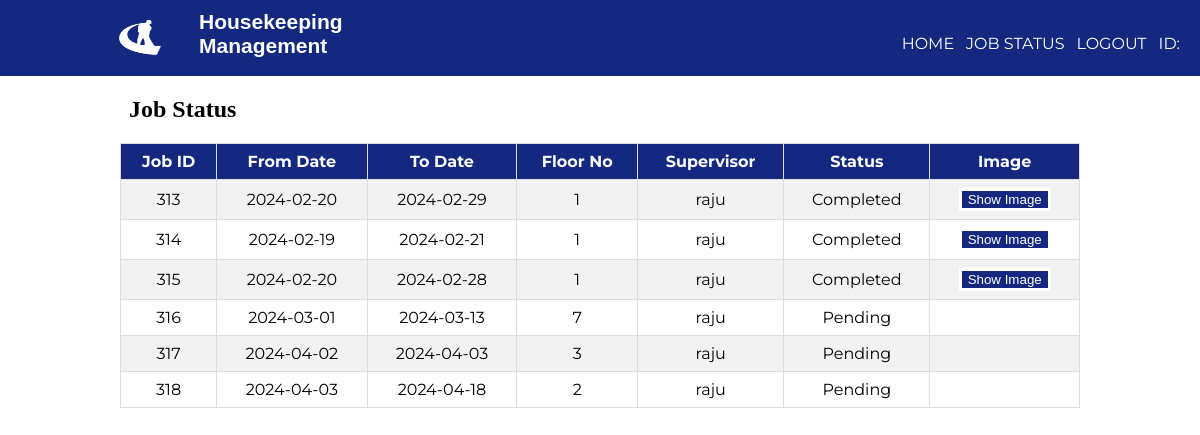
The page /managerwel.php on the database its author committed.
### tables this page shows
CREATE TABLE `job` (
  `job_id` int(11) NOT NULL,
  `bio_id` int(11) NOT NULL,
  `from_date` date NOT NULL,
  `to_date` date NOT NULL,
  `floor_no` int(11) NOT NULL,
  `supervisor` varchar(40) NOT NULL,
  `assigned_classroom` varchar(50) NOT NULL,
  `assigned_classroom2` varchar(50) NOT NULL,
  `assigned_classroom3` varchar(50) NOT NULL,
  `assigned_classroom4` varchar(50) NOT NULL,
  `assigned_classroom5` varchar(50) NOT NULL,
  `assigned_classroom6` varchar(50) NOT NULL,
  `assigned_classroom7` varchar(50) NOT NULL,
  `assigned_classroom8` varchar(50) NOT NULL,
  `assigned_classroom9` varchar(50) NOT NULL,
  `user_info_id` int(11) DEFAULT NULL,
  `worker_name` varchar(234) NOT NULL,
  `image` text NOT NULL,
  `status` varchar(233) NOT NULL
);

CREATE TABLE `userinfo` (
  `bio_id` int(11) NOT NULL,
  `firstName` varchar(50) NOT NULL,
  `lastName` varchar(50) NOT NULL,
  `email` varchar(50) NOT NULL,
  `qualification` varchar(30) DEFAULT NULL,
  `Designation` varchar(20) NOT NULL,
  `Supervisor` text NOT NULL,
  `contact` varchar(15) DEFAULT NULL,
  `password` varchar(20) DEFAULT NULL,
  `birthday` date DEFAULT NULL,
  `busy` tinyint(4) DEFAULT 0
);

### managerwel.php (the view, shortened to what this page needs)
<!DOCTYPE html>
<html>
<head>
    <link rel="stylesheet" type="text/css" href="styleemplogin.css">
</head>
<body>
    <header>
        <nav>
        <img src="logo.png" alt="Description of the image">
            <h1 class="container">Housekeeping <br> Management</h1>
            <ul id="navli">
                <li><a class="homeblack" href="assign.php">HOME</a></li>
                <li><a class="homeblack" href="managerwel.php">JOB STATUS</a></li>
                <li><a class="homeblack" href="index.html">LOGOUT</a></li>
                <li><a class="homeblack" href="login.html">ID:
                    </a></li>
            </ul>
        </nav>
    </header>
    <div class="divider"></div>
    <body>
        <h2 style="    margin-left: 129px;">Job Status</h2>
        <table>
            <tr>
                <th align="center">Job ID</th>
                <th align="center">From Date</th>
                <th align="center">To Date</th>
                <th align="center">Floor No</th>
                <th align="center">Supervisor</th>
                <th align="center">Status</th>
                <th align="center">Image</th>
            </tr>
            <?php
            $servername = "localhost";
            $dBUsername = "root";
            $dbPassword = "";
            $dBName = "housekeeping";
            $conn = mysqli_connect($servername, $dBUsername, $dbPassword, $dBName);
            $sql = "SELECT j.job_id, j.from_date, j.to_date, j.floor_no, u.firstName AS supervisor_name,
    CASE
        WHEN j.status = 'Completed' THEN 'Completed'
        ELSE 'Pending'
    END AS status,
    j.image
    FROM job j
    LEFT JOIN userinfo u ON j.supervisor = u.bio_id";
            $result = $conn->query($sql);
            if ($result->num_rows > 0) {
                while ($row = $result->fetch_assoc()) {
                    echo "<tr>";
                    echo "<td>" . $row["job_id"] . "</td>";
                    echo "<td>" . $row["from_date"] . "</td>";
                    echo "<td>" . $row["to_date"] . "</td>";
                    echo "<td>" . $row["floor_no"] . "</td>";
                    echo "<td>" . $row["supervisor_name"] . "</td>";
                    echo "<td>" . $row["status"] . "</td>";
                    if ($row["status"] === 'Completed') {
                        echo '<td><button class="toggle-image-button" data-image-src="' . $row["image"] . '">Show Image</button></td>';
                    } else {
                        echo '<td></td>';
                    }
                    echo "</tr>";
                }
            }
            ?>
        </table>
    </body>
</html>

### styleemplogin.css (style rules this page uses)
body { margin: 0px; }
header { background: black; color: white; padding: 8px 20px 6px 40px; height: 50px; }
header h1 { display: inline; font-family: 'Lobster', cursive; font-weight: 400; font-size: 32px; float: left; margin-top: 0px; margin-right: 10px; }
nav ul { display: inline; padding: 0px; float: right; }
nav ul li { display: inline-block; list-style-type: none; color: white; float: left; margin-left: 12px; }
nav ul li a { color: white; text-decoration: none; }
#navli { font-family: 'Montserrat', sans-serif; }
.divider { background-color: rgb(0, 86, 144); height: 5px; }
table { margin: 0px; border-collapse: collapse; width: 100%; font-family: 'Montserrat', sans-serif; margin-top: 51px; }
th, td { text-align: center; padding: 8px; }
tr:nth-child(even) { background-color: #f2f2f2 }
th { background-color: #4CAF50; color: white; }

### managerwel.php (style rules this page uses)
body { overflow-y: scroll; }
.container { background-color: #13287e; }
header { background: #13287e; color: white; padding: 18px 20px 53px 40px; height: 4px; }
.divider { background-color: #13287e; height: 5px; }
nav ul li a { color: #00000; text-decoration: none; }
th { background-color: #13287e; color: white; }
button { border: solid; background-color: #13287e; color: white; }
nav ul { display: inline; float: right; }
header h1 { margin-left: 34px; display: inline; font-family: Poppins, sans-serif; font-weight: bold; font-size: 21px; float: left; margin-top: -8px; margin-right: 58px; }
img { width: 50px; float: left; margin-left: 75px; height: 38px; }
.divider { background-color: rgb(0, 86, 144); height: 5px; }
header { background: #13287e; color: white; padding: 18px 20px 53px 40px; height: 0px; }
table { border-collapse: collapse; width: 80%; margin: 20px auto; }
th, td { border: 1px solid #dddddd; text-align: center; padding: 8px; }
th { background-color: #13287e; }
nav ul li { display: inline-block; list-style-type: none; color: white; float: left; margin-left: 12px; }

### rows shown on the page
job: job_id "313", from_date "2024-02-20", to_date "2024-02-29", floor_no "1", userinfo.firstName "raju", status "Completed"
job: job_id "314", from_date "2024-02-19", to_date "2024-02-21", floor_no "1", userinfo.firstName "raju", status "Completed"
job: job_id "315", from_date "2024-02-20", to_date "2024-02-28", floor_no "1", userinfo.firstName "raju", status "Completed"
job: job_id "316", from_date "2024-03-01", to_date "2024-03-13", floor_no "7", userinfo.firstName "raju", status "Pending"
job: job_id "317", from_date "2024-04-02", to_date "2024-04-03", floor_no "3", userinfo.firstName "raju", status "Pending"
job: job_id "318", from_date "2024-04-03", to_date "2024-04-18", floor_no "2", userinfo.firstName "raju", status "Pending"
